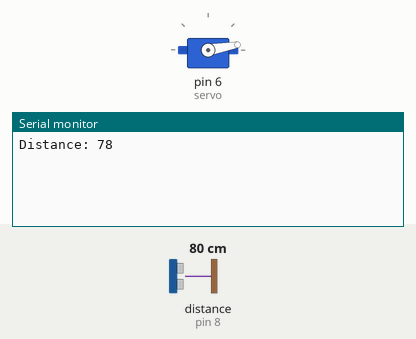
This sketch was run on a simulated Arduino Uno, built with avr-gcc and run on an emulated ATmega328P. Shown: servo, the last lines printed to the serial monitor. Wiring (inferred from the names in the program): ultrasonic range finder: trigger pin 7; echo pin 8. The test bench sets the inputs (shaded band); at power-on: distance to the obstacle (sensor on pin 8) 80 cm. The echo pulse lasts 58.3 µs per cm; the modem accepts every AT command (registered, SIM ready, sends succeed) and sends nothing else.

Above: at 1.3 s.
1.4 s: distance to the obstacle (sensor on pin 8) set to 17 cm
At 2.7 s:
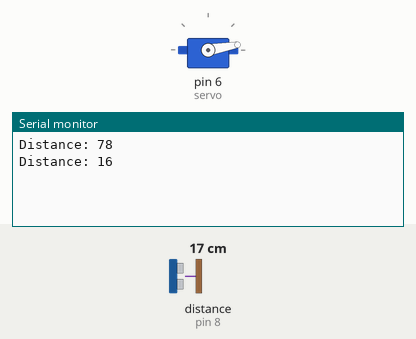
2.9 s: distance to the obstacle (sensor on pin 8) set to 13 cm
At 9.9 s:
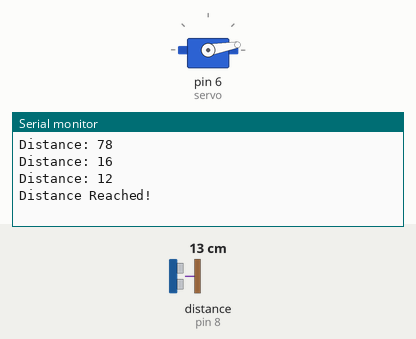
Timing chart, 0 to 11.4 s (numbered marks = the images above; inputs shaded):
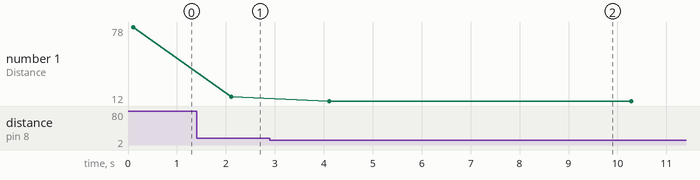

Measured:
- the behaviour switches between 16 and 15 cm on distance to the obstacle (sensor on pin 8) (found by bisection; images 1 and 2)
- after the input at 1.4 s, the serial monitor: prints a new line after 0.71 s (image 1)
- after the input at 2.9 s, the serial monitor: prints a new line after 1.2 s (image 2)
- plotted number 1: 78 → 16 after the input at 1.4 s, 16 → 12 after the input at 2.9 s

The sketch:

combination_1.2.ino
```cpp
#include <SoftwareSerial.h>
#include <Servo.h>
SoftwareSerial mySerial(9, 10);

// defines pins numbers
const int trigPin = 7;
const int echoPin = 8;
// defines variables
long duration;
int distance;

Servo servo;
int angle = 10;

void setup()

{

   pinMode(trigPin, OUTPUT); // Sets the trigPin as an Output
   pinMode(echoPin, INPUT); // Sets the echoPin as an Input
   Serial.begin(9600); // Starts the serial communication
   mySerial.begin(9600);   // Setting the baud rate of GSM Module
   Serial.begin(9600);    // Setting the baud rate of Serial Monitor (Arduino)
   delay(100);
   servo.attach(6);
   servo.write(angle);

}

void loop()
{

// Clears the trigPin
digitalWrite(trigPin, LOW);
delayMicroseconds(2);
// Sets the trigPin on HIGH state for 10 micro seconds
digitalWrite(trigPin, HIGH);
delayMicroseconds(10);
digitalWrite(trigPin, LOW);
// Reads the echoPin, returns the sound wave travel time in microseconds
duration = pulseIn(echoPin, HIGH);
// Calculating the distance
distance= duration*0.034/2;
// Prints the distance on the Serial Monitor
Serial.print("Distance: ");
Serial.println(distance);
delay(2000);

if (distance < 15 && distance >= 10)
  {
    SendMessage();
    Serial.println("Distance Reached!");
    delay(1000);
  }
else if (distance < 10)
  {
    DialCall();
    Serial.println("Danger Point Reached!");
    delay(2000);
    // scan from 0 to 180 degrees
  for(angle = 10; angle < 180; angle+50)
  {
    servo.write(angle);
    delay(1000);
  }
  // now scan back from 180 to 0 degrees
  for(angle = 180; angle > 10; angle-50)
  {
    servo.write(angle);
    delay(1000);
  }
  }

  {

    if (Serial.available()>0)

    switch(Serial.read())
  {

    case 's':

      SendMessage();

      break;

    case 'd':

      DialCall();

      break;

    case 'r':

      ReceiveMessage();

      break;

  }

 if (mySerial.available()>0)

   Serial.write(mySerial.read());

}
}

 void SendMessage()


{

  mySerial.println("AT+CMGF=1");    //Sets the GSM Module in Text Mode

  delay(1000);  // Delay of 1000 milli seconds or 1 second

  mySerial.println("AT+CMGS=\"+919769148884\"\r"); // Replace x with mobile number

  delay(1000);

  mySerial.println("I am SMS from GSM Module");// The SMS text you want to send

  delay(100);

  mySerial.println((char)26);// ASCII code of CTRL+Z

  delay(1000);

}

 void ReceiveMessage()

{

      mySerial.println("AT+CNMI=2,2,0,0,0"); // AT Command to receive a live SMS

      delay(1000);

}


  void DialCall()

 {

  mySerial.println("ATD+919769148884;"); // ATDxxxxxxxxxx; -- watch out here for semicolon at the end!!

  delay(100);

 }
```
